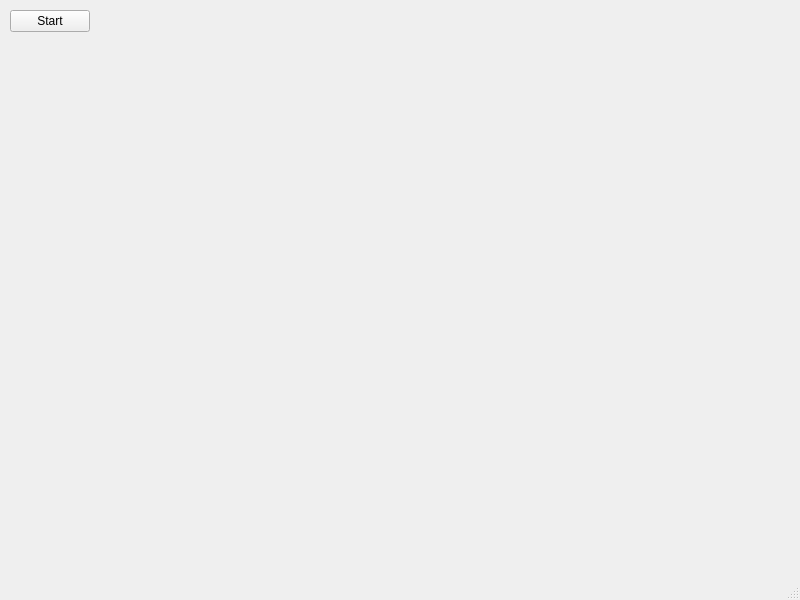
<?xml version="1.0" encoding="UTF-8"?>
<ui version="4.0">
 <class>LOLThreads</class>
 <widget class="QMainWindow" name="LOLThreads">
  <property name="geometry">
   <rect>
    <x>0</x>
    <y>0</y>
    <width>800</width>
    <height>600</height>
   </rect>
  </property>
  <property name="windowTitle">
   <string>LOLThreads</string>
  </property>
  <widget class="QWidget" name="centralwidget">
   <widget class="QPushButton" name="b_start">
    <property name="geometry">
     <rect>
      <x>10</x>
      <y>10</y>
      <width>80</width>
      <height>22</height>
     </rect>
    </property>
    <property name="text">
     <string>Start</string>
    </property>
   </widget>
  </widget>
  <widget class="QMenuBar" name="menubar">
   <property name="geometry">
    <rect>
     <x>0</x>
     <y>0</y>
     <width>800</width>
     <height>19</height>
    </rect>
   </property>
  </widget>
  <widget class="QStatusBar" name="statusbar"/>
 </widget>
 <resources/>
 <connections/>
</ui>
